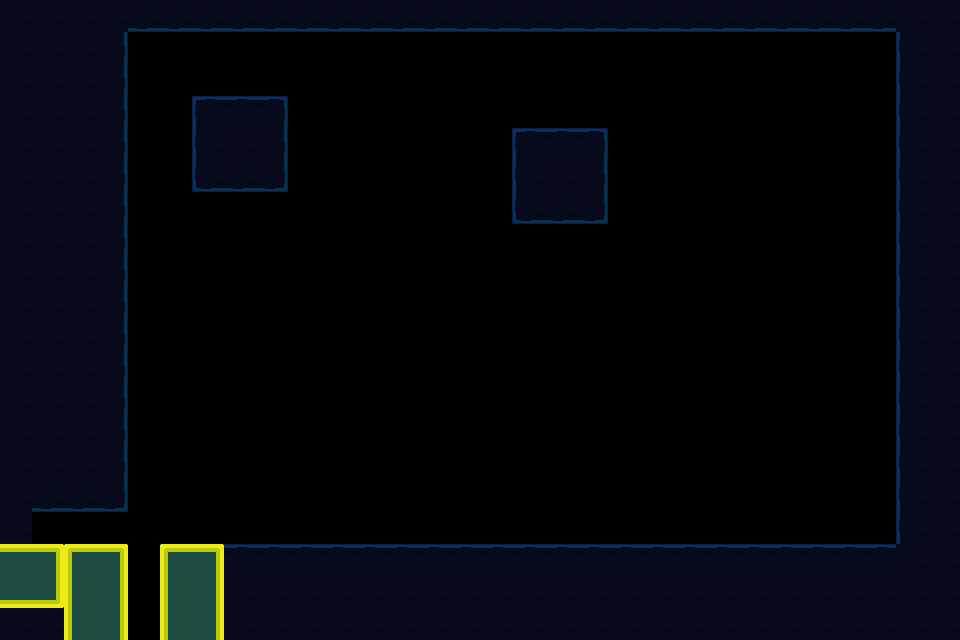

A 2D game scene composited from a Tiled map and its tileset images. What follows is a short description and the map's XML, with every tile layer's data as written:
An orthogonal 30x20 tile map with 32x32 px tiles, 1 tile layer (Ground), 1 hidden layer not drawn, 2 tilesets and 12 objects (4x spikePirahna, 3x Light, Lizard, SceneSwitch, Door, ...).

<map version="1.10" tiledversion="1.10.2" orientation="orthogonal" renderorder="right-down" width="30" height="20" tilewidth="32" tileheight="32" infinite="0" nextlayerid="4" nextobjectid="83">
 <editorsettings>
  <export target="../maps/Level2.tmj" format="json" />
 </editorsettings>
 <tileset firstgid="1" name="MarkingTile" tilewidth="32" tileheight="32" tilecount="1" columns="1">
  <image source="../sampleTile.png" width="32" height="32" />
  <tile id="0">
   <properties>
    <property name="collides" type="bool" value="true" />
   </properties>
  </tile>
 </tileset>
 <tileset firstgid="2" name="AquaTile" tilewidth="32" tileheight="32" tilecount="100" columns="10">
  <image source="../StaticImages/tilesheet.png" width="320" height="320" />
  <tile id="0">
   <properties>
    <property name="collides" type="bool" value="false" />
   </properties>
  </tile>
  <tile id="1">
   <properties>
    <property name="collides" type="bool" value="true" />
   </properties>
  </tile>
  <tile id="2">
   <properties>
    <property name="collides" type="bool" value="true" />
   </properties>
  </tile>
  <tile id="3">
   <properties>
    <property name="collides" type="bool" value="true" />
   </properties>
  </tile>
  <tile id="4">
   <properties>
    <property name="collides" type="bool" value="false" />
   </properties>
  </tile>
  <tile id="5">
   <properties>
    <property name="collides" type="bool" value="true" />
   </properties>
  </tile>
  <tile id="6">
   <properties>
    <property name="collides" type="bool" value="true" />
   </properties>
  </tile>
  <tile id="7">
   <properties>
    <property name="collides" type="bool" value="true" />
   </properties>
  </tile>
  <tile id="8">
   <properties>
    <property name="collides" type="bool" value="false" />
   </properties>
  </tile>
  <tile id="9">
   <properties>
    <property name="collides" type="bool" value="false" />
   </properties>
  </tile>
  <tile id="10">
   <properties>
    <property name="collides" type="bool" value="false" />
   </properties>
  </tile>
  <tile id="11">
   <properties>
    <property name="collides" type="bool" value="true" />
   </properties>
  </tile>
  <tile id="12">
   <properties>
    <property name="collides" type="bool" value="true" />
   </properties>
  </tile>
  <tile id="13">
   <properties>
    <property name="collides" type="bool" value="true" />
   </properties>
  </tile>
  <tile id="14">
   <properties>
    <property name="collides" type="bool" value="false" />
   </properties>
  </tile>
  <tile id="15">
   <properties>
    <property name="collides" type="bool" value="true" />
   </properties>
  </tile>
  <tile id="16">
   <properties>
    <property name="collides" type="bool" value="true" />
   </properties>
  </tile>
  <tile id="17">
   <properties>
    <property name="collides" type="bool" value="true" />
   </properties>
  </tile>
  <tile id="18">
   <properties>
    <property name="collides" type="bool" value="false" />
   </properties>
  </tile>
  <tile id="19">
   <properties>
    <property name="collides" type="bool" value="false" />
   </properties>
  </tile>
  <tile id="20">
   <properties>
    <property name="collides" type="bool" value="false" />
   </properties>
  </tile>
  <tile id="21">
   <properties>
    <property name="collides" type="bool" value="true" />
   </properties>
  </tile>
  <tile id="22">
   <properties>
    <property name="collides" type="bool" value="true" />
   </properties>
  </tile>
  <tile id="23">
   <properties>
    <property name="collides" type="bool" value="true" />
   </properties>
  </tile>
  <tile id="24">
   <properties>
    <property name="collides" type="bool" value="false" />
   </properties>
  </tile>
  <tile id="25">
   <properties>
    <property name="collides" type="bool" value="true" />
   </properties>
  </tile>
  <tile id="26">
   <properties>
    <property name="collides" type="bool" value="true" />
   </properties>
  </tile>
  <tile id="27">
   <properties>
    <property name="collides" type="bool" value="true" />
   </properties>
  </tile>
  <tile id="28">
   <properties>
    <property name="collides" type="bool" value="false" />
   </properties>
  </tile>
  <tile id="29">
   <properties>
    <property name="collides" type="bool" value="false" />
   </properties>
  </tile>
  <tile id="30">
   <properties>
    <property name="collides" type="bool" value="false" />
   </properties>
  </tile>
  <tile id="31">
   <properties>
    <property name="collides" type="bool" value="false" />
   </properties>
  </tile>
  <tile id="32">
   <properties>
    <property name="collides" type="bool" value="false" />
   </properties>
  </tile>
  <tile id="33">
   <properties>
    <property name="collides" type="bool" value="false" />
   </properties>
  </tile>
  <tile id="34">
   <properties>
    <property name="collides" type="bool" value="false" />
   </properties>
  </tile>
  <tile id="35">
   <properties>
    <property name="collides" type="bool" value="false" />
   </properties>
  </tile>
  <tile id="36">
   <properties>
    <property name="collides" type="bool" value="false" />
   </properties>
  </tile>
  <tile id="37">
   <properties>
    <property name="collides" type="bool" value="false" />
   </properties>
  </tile>
  <tile id="38">
   <properties>
    <property name="collides" type="bool" value="false" />
   </properties>
  </tile>
  <tile id="39">
   <properties>
    <property name="collides" type="bool" value="false" />
   </properties>
  </tile>
  <tile id="40">
   <properties>
    <property name="collides" type="bool" value="false" />
   </properties>
  </tile>
  <tile id="41">
   <properties>
    <property name="collides" type="bool" value="true" />
   </properties>
  </tile>
  <tile id="42">
   <properties>
    <property name="collides" type="bool" value="true" />
   </properties>
  </tile>
  <tile id="43">
   <properties>
    <property name="collides" type="bool" value="true" />
   </properties>
  </tile>
  <tile id="44">
   <properties>
    <property name="collides" type="bool" value="false" />
   </properties>
  </tile>
  <tile id="45">
   <properties>
    <property name="collides" type="bool" value="false" />
   </properties>
  </tile>
  <tile id="46">
   <properties>
    <property name="collides" type="bool" value="false" />
   </properties>
  </tile>
  <tile id="47">
   <properties>
    <property name="collides" type="bool" value="false" />
   </properties>
  </tile>
  <tile id="48">
   <properties>
    <property name="collides" type="bool" value="false" />
   </properties>
  </tile>
  <tile id="49">
   <properties>
    <property name="collides" type="bool" value="false" />
   </properties>
  </tile>
  <tile id="50">
   <properties>
    <property name="collides" type="bool" value="false" />
   </properties>
  </tile>
  <tile id="51">
   <properties>
    <property name="collides" type="bool" value="true" />
   </properties>
  </tile>
  <tile id="52">
   <properties>
    <property name="collides" type="bool" value="true" />
   </properties>
  </tile>
  <tile id="53">
   <properties>
    <property name="collides" type="bool" value="true" />
   </properties>
  </tile>
  <tile id="54">
   <properties>
    <property name="collides" type="bool" value="false" />
   </properties>
  </tile>
  <tile id="55">
   <properties>
    <property name="collides" type="bool" value="false" />
   </properties>
  </tile>
  <tile id="56">
   <properties>
    <property name="collides" type="bool" value="false" />
   </properties>
  </tile>
  <tile id="57">
   <properties>
    <property name="collides" type="bool" value="false" />
   </properties>
  </tile>
  <tile id="58">
   <properties>
    <property name="collides" type="bool" value="false" />
   </properties>
  </tile>
  <tile id="59">
   <properties>
    <property name="collides" type="bool" value="false" />
   </properties>
  </tile>
  <tile id="60">
   <properties>
    <property name="collides" type="bool" value="false" />
   </properties>
  </tile>
  <tile id="61">
   <properties>
    <property name="collides" type="bool" value="true" />
   </properties>
  </tile>
  <tile id="62">
   <properties>
    <property name="collides" type="bool" value="true" />
   </properties>
  </tile>
  <tile id="63">
   <properties>
    <property name="collides" type="bool" value="true" />
   </properties>
  </tile>
  <tile id="64">
   <properties>
    <property name="collides" type="bool" value="false" />
   </properties>
  </tile>
  <tile id="65">
   <properties>
    <property name="collides" type="bool" value="false" />
   </properties>
  </tile>
  <tile id="66">
   <properties>
    <property name="collides" type="bool" value="false" />
   </properties>
  </tile>
  <tile id="67">
   <properties>
    <property name="collides" type="bool" value="false" />
   </properties>
  </tile>
  <tile id="68">
   <properties>
    <property name="collides" type="bool" value="false" />
   </properties>
  </tile>
  <tile id="69">
   <properties>
    <property name="collides" type="bool" value="false" />
   </properties>
  </tile>
  <tile id="70">
   <properties>
    <property name="collides" type="bool" value="false" />
   </properties>
  </tile>
  <tile id="71">
   <properties>
    <property name="collides" type="bool" value="false" />
   </properties>
  </tile>
  <tile id="72">
   <properties>
    <property name="collides" type="bool" value="false" />
   </properties>
  </tile>
  <tile id="73">
   <properties>
    <property name="collides" type="bool" value="false" />
   </properties>
  </tile>
  <tile id="74">
   <properties>
    <property name="collides" type="bool" value="false" />
   </properties>
  </tile>
  <tile id="75">
   <properties>
    <property name="collides" type="bool" value="false" />
   </properties>
  </tile>
  <tile id="76">
   <properties>
    <property name="collides" type="bool" value="false" />
   </properties>
  </tile>
  <tile id="77">
   <properties>
    <property name="collides" type="bool" value="false" />
   </properties>
  </tile>
  <tile id="78">
   <properties>
    <property name="collides" type="bool" value="false" />
   </properties>
  </tile>
  <tile id="79">
   <properties>
    <property name="collides" type="bool" value="false" />
   </properties>
  </tile>
  <tile id="80">
   <properties>
    <property name="collides" type="bool" value="false" />
   </properties>
  </tile>
  <tile id="81">
   <properties>
    <property name="collides" type="bool" value="false" />
   </properties>
  </tile>
  <tile id="82">
   <properties>
    <property name="collides" type="bool" value="false" />
   </properties>
  </tile>
  <tile id="83">
   <properties>
    <property name="collides" type="bool" value="false" />
   </properties>
  </tile>
  <tile id="84">
   <properties>
    <property name="collides" type="bool" value="false" />
   </properties>
  </tile>
  <tile id="85">
   <properties>
    <property name="collides" type="bool" value="false" />
   </properties>
  </tile>
  <tile id="86">
   <properties>
    <property name="collides" type="bool" value="false" />
   </properties>
  </tile>
  <tile id="87">
   <properties>
    <property name="collides" type="bool" value="false" />
   </properties>
  </tile>
  <tile id="88">
   <properties>
    <property name="collides" type="bool" value="false" />
   </properties>
  </tile>
  <tile id="89">
   <properties>
    <property name="collides" type="bool" value="false" />
   </properties>
  </tile>
  <tile id="90">
   <properties>
    <property name="collides" type="bool" value="false" />
   </properties>
  </tile>
  <tile id="91">
   <properties>
    <property name="collides" type="bool" value="false" />
   </properties>
  </tile>
  <tile id="92">
   <properties>
    <property name="collides" type="bool" value="false" />
   </properties>
  </tile>
  <tile id="93">
   <properties>
    <property name="collides" type="bool" value="false" />
   </properties>
  </tile>
  <tile id="94">
   <properties>
    <property name="collides" type="bool" value="false" />
   </properties>
  </tile>
  <tile id="95">
   <properties>
    <property name="collides" type="bool" value="false" />
   </properties>
  </tile>
  <tile id="96">
   <properties>
    <property name="collides" type="bool" value="false" />
   </properties>
  </tile>
  <tile id="97">
   <properties>
    <property name="collides" type="bool" value="false" />
   </properties>
  </tile>
  <tile id="98">
   <properties>
    <property name="collides" type="bool" value="false" />
   </properties>
  </tile>
  <tile id="99">
   <properties>
    <property name="collides" type="bool" value="false" />
   </properties>
  </tile>
 </tileset>
 <layer id="1" name="Blocking" width="30" height="20" visible="0">
  <data encoding="csv">
1,1,1,1,1,1,1,1,1,1,1,1,1,1,1,1,1,1,1,1,1,1,1,1,1,1,1,1,1,1,
1,1,1,1,1,1,1,1,1,1,1,1,1,1,1,1,1,1,1,1,1,1,1,1,1,0,0,0,0,0,
1,0,0,1,1,1,1,1,1,1,1,1,1,1,1,1,1,1,1,1,1,1,1,0,0,0,0,0,0,0,
1,0,0,0,0,0,0,0,0,0,0,0,0,0,0,0,0,0,0,0,0,0,0,0,0,0,0,0,0,0,
1,0,0,0,0,0,0,0,0,0,0,0,0,0,0,0,0,0,0,0,0,0,0,0,0,0,0,0,0,0,
1,0,0,0,0,0,0,0,0,0,0,0,0,0,0,0,0,0,0,0,0,0,0,0,0,0,0,0,0,0,
1,1,1,1,1,1,1,1,1,1,1,1,1,1,1,1,1,1,1,1,1,1,1,1,1,1,1,1,1,1,
1,1,1,1,1,1,1,1,1,0,1,1,1,0,0,0,0,0,0,0,0,0,0,0,0,0,0,0,0,0,
1,1,1,1,1,1,1,1,0,0,0,1,0,0,0,0,0,0,0,0,0,0,0,0,0,0,0,0,0,0,
1,0,0,0,0,0,0,0,0,0,0,1,0,0,0,0,0,0,0,0,0,0,0,0,0,0,0,0,0,0,
1,0,0,0,0,0,0,0,0,0,0,1,0,0,0,0,0,0,0,0,1,0,0,0,0,0,0,0,0,0,
1,0,0,0,0,0,0,0,0,0,0,1,0,0,0,0,0,0,0,0,1,0,0,0,1,1,1,1,1,1,
1,0,0,0,0,0,0,0,0,0,0,1,0,0,0,0,0,0,0,0,1,0,0,0,0,0,1,1,1,1,
1,0,0,0,0,0,0,0,0,0,0,0,0,0,0,0,0,0,0,0,1,0,0,0,1,1,1,1,1,1,
1,0,0,0,0,0,0,0,0,0,0,0,0,0,0,0,0,0,0,0,1,1,1,1,1,1,1,1,1,1,
1,0,0,0,0,0,0,0,0,0,0,0,0,0,0,0,0,0,0,0,1,1,1,1,1,1,1,1,1,1,
0,0,0,0,0,0,0,0,0,0,0,0,0,0,0,0,0,0,0,0,1,1,1,1,1,1,1,1,1,1,
1,1,1,1,1,1,1,1,1,1,1,1,1,1,1,1,1,1,1,1,1,1,1,1,1,1,1,1,1,1,
1,1,1,1,1,1,1,1,1,1,1,1,1,1,1,1,1,1,1,1,1,1,1,1,1,1,1,1,1,1,
1,1,1,1,1,1,1,1,1,1,1,1,1,1,1,1,1,1,1,1,1,1,1,1,1,1,1,1,1,1
</data>
 </layer>
 <layer id="3" name="Ground" width="30" height="20">
  <data encoding="csv">
14,14,14,14,24,24,24,24,24,24,24,24,24,24,24,24,24,24,24,24,24,24,24,24,24,24,24,24,14,14,
14,14,14,15,0,0,0,0,0,0,0,0,0,0,0,0,0,0,0,0,0,0,0,0,0,0,0,12,13,14,
14,14,14,15,0,0,0,0,0,0,0,0,0,0,0,0,0,0,0,0,0,0,0,0,0,0,0,12,13,14,
14,14,14,15,0,0,3,4,5,0,0,0,0,0,0,0,0,0,0,0,0,0,0,0,0,0,0,12,13,14,
14,14,14,15,0,0,13,14,15,0,0,0,0,0,0,0,3,4,5,0,0,0,0,0,0,0,0,12,13,14,
14,14,14,15,0,0,23,24,25,0,0,0,0,0,0,0,13,14,15,0,0,0,0,0,0,0,0,12,13,14,
14,14,14,15,0,0,0,0,0,0,0,0,0,0,0,0,23,24,25,0,0,0,0,0,0,0,0,12,13,14,
14,14,14,15,0,0,0,0,0,0,0,0,0,0,0,0,0,0,0,0,0,0,0,0,0,0,0,12,13,14,
14,14,14,15,0,0,0,0,0,0,0,0,0,0,0,0,0,0,0,0,0,0,0,0,0,0,0,12,13,14,
14,14,14,15,0,0,0,0,0,0,0,0,0,0,0,0,0,0,0,0,0,0,0,0,0,0,0,12,13,14,
14,14,14,15,0,0,0,0,0,0,0,0,0,0,0,0,0,0,0,0,0,0,0,0,0,0,0,12,13,14,
14,14,14,15,0,0,0,0,0,0,0,0,0,0,0,0,0,0,0,0,0,0,0,0,0,0,0,12,13,14,
14,14,14,15,0,0,0,0,0,0,0,0,0,0,0,0,0,0,0,0,0,0,0,0,0,0,0,0,13,14,
14,14,14,15,0,0,0,0,0,0,0,0,0,0,0,0,0,0,0,0,0,0,0,0,0,0,0,0,13,14,
14,14,14,15,0,0,0,0,0,0,0,0,0,0,0,0,0,0,0,0,0,0,0,0,0,0,0,0,13,14,
14,24,24,25,0,0,0,0,0,0,0,0,0,0,0,0,0,0,0,0,0,0,0,0,0,0,0,0,13,14,
14,0,0,0,0,0,0,0,0,0,0,0,0,0,0,0,0,0,0,0,0,0,0,0,0,0,0,0,13,14,
44,45,43,45,0,43,45,4,4,4,4,4,4,4,4,4,4,4,4,4,4,4,4,4,4,4,4,4,14,14,
64,65,53,55,0,53,55,14,14,14,14,14,14,14,14,14,14,14,14,14,14,14,14,14,14,14,14,14,14,14,
14,14,53,55,0,53,55,14,14,14,14,14,14,14,14,14,14,14,14,14,14,14,14,14,14,14,14,14,14,14
</data>
 </layer>
 <objectgroup id="2" name="ObjectLayer">
  <properties>
   <property name="Level" value="Level2" />
  </properties>
  <object id="41" name="Lizard" x="70.4243" y="539.394">
   <point />
  </object>
  <object id="42" name="SceneSwitch" x="138.788" y="632.182">
   <properties>
    <property name="Level" value="preLevel3" />
   </properties>
   <point />
  </object>
  <object id="63" name="Light" x="145.333" y="694.667">
   <properties>
    <property name="intensity" type="int" value="5" />
    <property name="radius" type="int" value="600" />
   </properties>
   <point />
  </object>
  <object id="64" name="Light" x="372" y="409.333">
   <properties>
    <property name="intensity" type="int" value="3" />
    <property name="radius" type="int" value="600" />
   </properties>
   <point />
  </object>
  <object id="65" name="Door" x="128" y="544">
   <properties>
    <property name="Lever" type="object" value="66" />
    <property name="rotation" type="int" value="90" />
   </properties>
   <point />
  </object>
  <object id="66" name="Lever" x="528.667" y="45.3333">
   <properties>
    <property name="rotation" type="object" value="180" />
   </properties>
   <point />
  </object>
  <object id="76" name="spikePirahna" x="590.667" y="241.333">
   <properties>
    <property name="rotation" type="int" value="0" />
   </properties>
   <point />
  </object>
  <object id="78" name="spikePirahna" x="321.333" y="433.333">
   <properties>
    <property name="rotation" type="int" value="-90" />
   </properties>
   <point />
  </object>
  <object id="79" name="spikePirahna" x="537.333" y="270.667">
   <properties>
    <property name="rotation" type="int" value="90" />
   </properties>
   <point />
  </object>
  <object id="80" name="spikePirahna" x="277.334" y="248">
   <properties>
    <property name="rotation" type="int" value="0" />
   </properties>
   <point />
  </object>
  <object id="81" name="Light" x="530.667" y="21.3333">
   <properties>
    <property name="intensity" type="int" value="8" />
    <property name="radius" type="int" value="600" />
   </properties>
   <point />
  </object>
  <object id="82" name="Urchin" x="774.667" y="444.667">
   <point />
  </object>
 </objectgroup>
</map>
